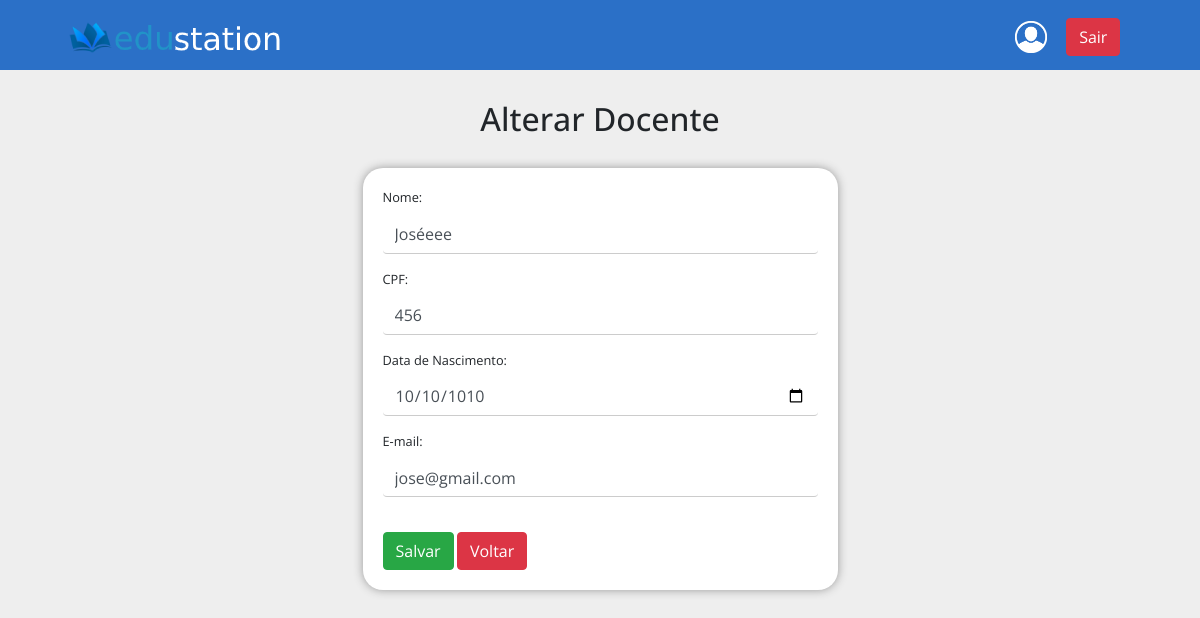
The page /alterInfoDocente.php?id=5 (signed in) on the database its author committed.
### tables this page shows
CREATE TABLE `docente` (
  `id` int(11) NOT NULL,
  `tname` varchar(255) NOT NULL,
  `cpf` varchar(13) NOT NULL,
  `date_nasc` date NOT NULL,
  `email` varchar(255) NOT NULL
);

### classes/UsersDocentes.php (called while the page is built, shortened)
<?php
class UsersDocentes
{
    public function getInfo($id)
    {
        global $pdo;
        $sql = $pdo->prepare("SELECT * FROM docente WHERE id = :id");
        $sql->bindValue(":id", $id);
        $sql->execute();
        if ($sql->rowCount() > 0) {
            $info = $sql->fetch();
        }
        return $info;
    }
}

### alterInfoDocente.php (the view, shortened to what this page needs)
<?php
require __DIR__ . "/pages/header.php";
require __DIR__ . "/classes/UsersDocentes.php";
$user = new UsersDocentes();
if (isset($_GET['id']) && !empty($_GET['id'])) {
    $info = $user->getInfo($_GET['id']);
}
?>
<h1 class="title">Alterar Docente</h1>
<div class="container">
    <div class="row">
        <div class="col-sm-5">
            <form method="post" class="style_form">
                <div class="form-group">
                    <label for="exampleInputName">Nome: </label>
                    <input type="text" name="tname" value="<?= $info['tname'];?>" class="form-control" id="exampleInputName" placeholder="Nome do docente">
                </div>
                <div class="form-group">
                    <label for="exampleInputCpf">CPF: </label>
                    <input type="text" name="cpf" value="<?= $info['cpf'];?>" class="form-control" id="exampleInputCpf" placeholder="CPF do docente">
                </div>
                <div class="form-group">
                    <label for="exampleInputDate">Data de Nascimento: </label>
                    <input type="date" name="date_nasc" value="<?= $info['date_nasc'];?>" class="form-control" id="exampleInputDate">
                </div>
                <div class="form-group">
                    <label for="exampleInputEmail1">E-mail: </label>
                    <input type="email" name="email" value="<?= $info['email'];?>" class="form-control" id="exampleInputEmail1" placeholder="E-mail do docente">
                </div>
                <br>
                <button type="submit" class="btn btn-success">Salvar</button>
                <a href="getAllDocente.php"><button type="button" class="btn btn-danger">Voltar</button></a>
            </form>
        </div>
    </div>
</div>
<?php
require __DIR__ . "/pages/footer.php";
?>

### assets/css/style.css (style rules this page uses)
.container input { border: none; border-bottom: 1px solid #ccc; background-color: #fff; }
.title { margin-top: 30px; margin-bottom: 30px; font-size: 2em; text-align: center; }
.container .col-sm-5 { margin: auto; border-radius: 20px; box-shadow: 0px 0px 10px #999; background-color: #fff; padding: 20px; font-size: 0.8em; }
.col-sm-5 input { border: none; border-bottom: 1px solid #ccc; background-color: #fff; }

### rows shown on the page
docente: tname "Joséeee", cpf "456", date_nasc "10/10/1010", email "jose@gmail.com"
